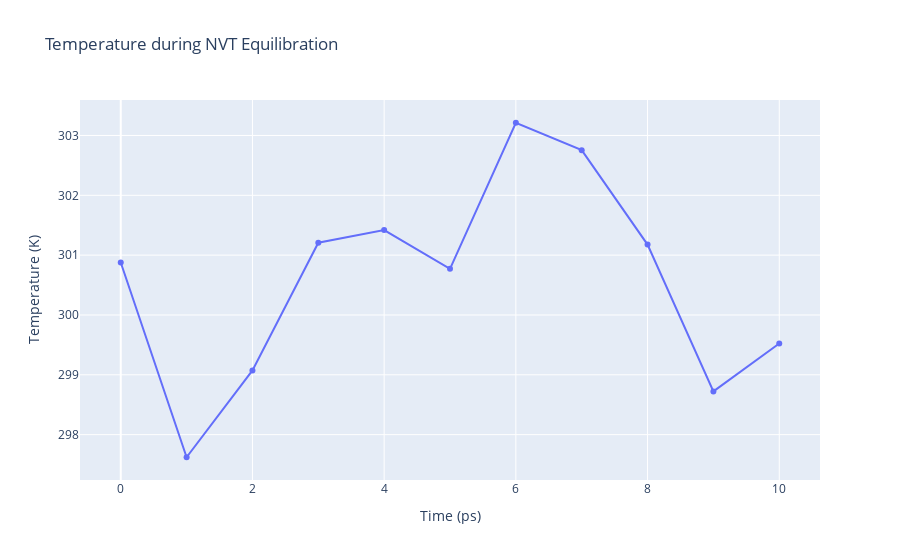

Notebook code for this chart:
### Code cell
import plotly
import plotly.graph_objs as go

# Read temperature data from file 
with open(output_nvt_temp_xvg,'r') as temperature_file:
    x,y = map(
        list,
        zip(*[
            (float(line.split()[0]),float(line.split()[1]))
            for line in temperature_file 
            if not line.startswith(("#","@")) 
        ])
    )

plotly.offline.init_notebook_mode(connected=True)

fig = ({
    "data": [go.Scatter(x=x, y=y)],
    "layout": go.Layout(title="Temperature during NVT Equilibration",
                        xaxis=dict(title = "Time (ps)"),
                        yaxis=dict(title = "Temperature (K)")
                       )
})

plotly.offline.iplot(fig)

### Figure 1 — Plotly figure (JSON) as saved in the notebook; plotly's stock layout.template omitted (floating-point values rounded to 4 significant figures)
{"data": [{"type": "scatter", "x": [0, 1, 2, 3, 4, 5, 6, 7, 8, 9, 10], "y": [300.9, 297.6, 299.1, 301.2, 301.4, 300.8, 303.2, 302.8, 301.2, 298.7, 299.5]}], "layout": {"title": {"text": "Temperature during NVT Equilibration"}, "xaxis": {"title": {"text": "Time (ps)"}}, "yaxis": {"title": {"text": "Temperature (K)"}}}}
